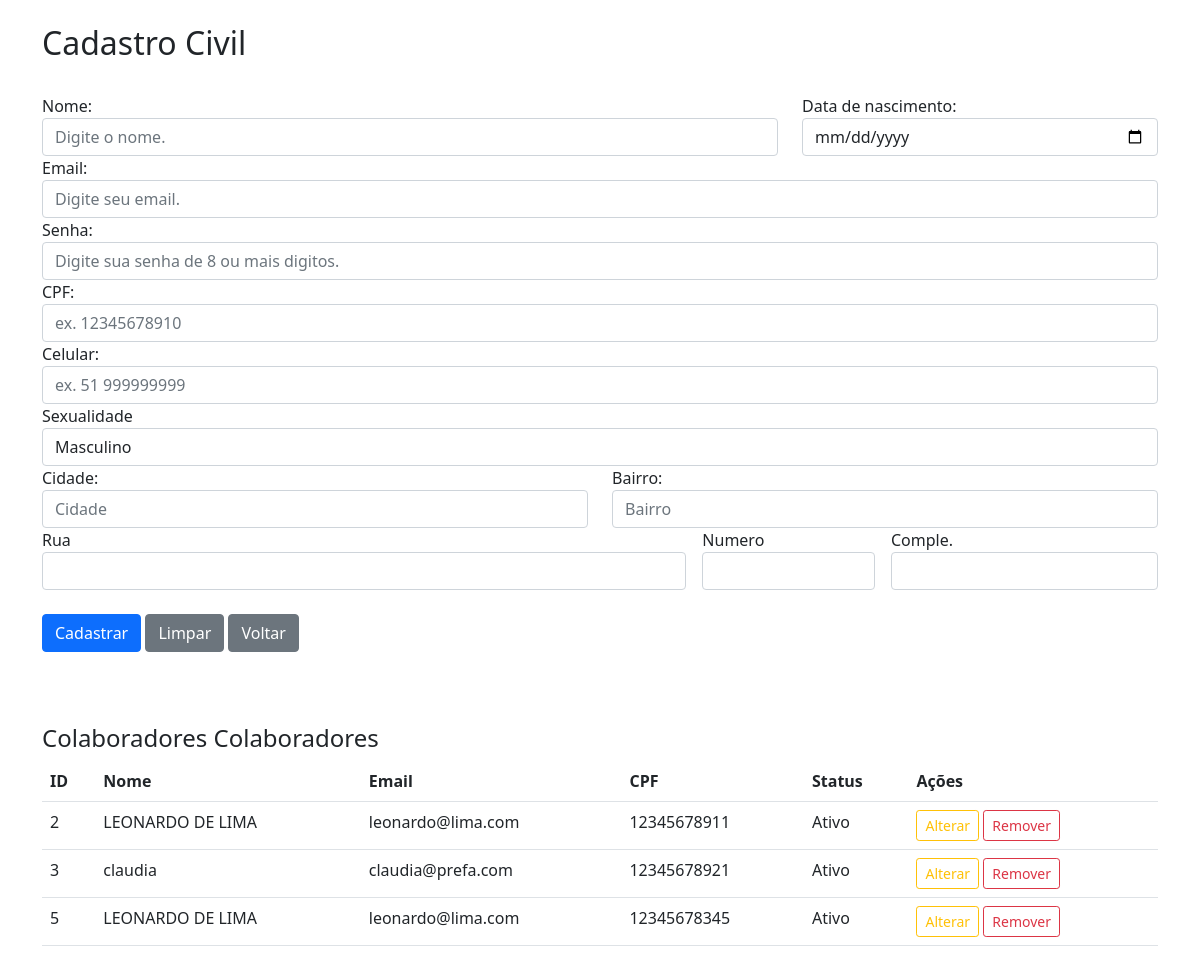
Screenshot of /cad_colab.php with the database file from the repository.
### tables this page shows
CREATE TABLE `colab` (
  `id_colab` int NOT NULL,
  `nome` varchar(100) NOT NULL,
  `nascimento` varchar(20) NOT NULL,
  `email` varchar(100) NOT NULL,
  `senha` varchar(40) NOT NULL,
  `cpf` bigint NOT NULL,
  `celular` bigint NOT NULL,
  `sexo` varchar(18) NOT NULL,
  `cidade` varchar(50) NOT NULL,
  `bairro` varchar(50) NOT NULL,
  `rua` varchar(100) NOT NULL,
  `numero` int NOT NULL,
  `complemento` varchar(20) DEFAULT NULL,
  `data_inicial` timestamp NOT NULL DEFAULT CURRENT_TIMESTAMP,
  `situacao` enum('Ativo','Nao_Ativo') NOT NULL
);

### cad_colab.php (called while the page is built, shortened)
<?php
    include("form_colab.php");
?>

### consulta_colab.php (called while the page is built, shortened)
<?php
    try{
        include('conexao_db.php');
        $consulta = $conn->prepare("SELECT * FROM colab WHERE situacao = 'Ativo'");
        $consulta->execute();
        $colab = $consulta->fetchAll();
    }catch(PDOException $e) {
        $resultado["msg"] = "Erro no banco de dados.";
        $resultado["cod"] = 0;
        $resultado["style"] = "alert-danger";
    }

### form_colab.php (the view, shortened to what this page needs)
<!DOCTYPE html>
<html lang="pt-br">
<head>
    <link href="https://cdn.jsdelivr.net/npm/bootstrap@5.1.3/dist/css/bootstrap.min.css" rel="stylesheet";>
</head>
<body>
    <br>
    <div class="container">
    <h2>Cadastro Civil</h2>
        <form name= "formulario" action="cad_colab.php" method=POST>
            <br>
            <div class="row">
                <div class="col-sm-8">
                    <label for="nome">Nome:</label>
                    <input type="text" required class="form-control" name="nome" id="nome" placeholder="Digite o nome.">
                </div>
                <div class="col-sm-4">
                    <label for="nascimento">Data de nascimento:</label>
                    <input type="date" required class="form-control" name="nascimento" id="nascimento">
                </div>
            </div>
            <div class="form-group">
            <label for="email">Email:</label>
            <input type="text" required class="form-control" name="email" id="email" placeholder="Digite seu email.">
            </div>
            <div class="form-group">
                <label for="senha">Senha:</label>
                <input type="password" required class="form-control" name="senha" id="senha" placeholder="Digite sua senha de 8 ou mais digitos.">
            <div class="from-group">
                <label for="cpf">CPF:</label>
                <input type="number" required class="form-control" name="cpf" id="cpf" placeholder="ex. 12345678910">
            </div>
            <div class="from-group">
                <label for="celular">Celular:</label>
                <input type="number" required class="form-control" name="celular" id="celular" placeholder="ex. 51 999999999">
            </div>
            <div>
                <label for="sexo">Sexualidade</label>
                <select name="sexo" id="sexo"  class="form-control" required placeholder="Selecione">
                <option value='Masculino'>Masculino</option>
                </select>
            </div>
            <div class="row">
                <div class="col">
                    <label for="cidade">Cidade:</label>
                    <input type="text" required class="form-control" name="cidade" id="cidade" placeholder="Cidade">
                </div>
                <div class="col">
                    <label for="bairro">Bairro:</label>
                    <input type="text" required class="form-control" name="bairro" id="bairro" placeholder="Bairro">
                </div>
            </div>
            <div class="row g-3">
                <div class="col-sm-7">
                    <label for="rua">Rua</label>
                    <input type="text" required class="form-control" name="rua" id="rua">
                </div>
                <div class="col-sm-2">
                    <label for="numero">Numero</label>
                    <input type="number" required class="form-control" name="numero" id="numero">
                </div>
                <div class="col-sm-3">
                    <label for="complemento">Comple.</label>
                    <input type="text" class="form-control" name="complemento" id="complemento">
                </div>
            </div>
            <br>
            <button type="submit" class="btn btn-primary">Cadastrar</button>
            <a href="\sys_protocol\form_colab.php" class="btn btn-secondary" tabindex="-1" role="button" aria-disabled="true">Limpar</a>
            <a href="\sys_protocol\pagina_inicial.php" class="btn btn-secondary" tabindex="-1" role="button" aria-disabled="true">Voltar</a>
            <br>
        </form>
        <br><br><br>
        <h4>Colaboradores Colaboradores</h4>
            <?php include("consulta_colab.php");?>
            <table class="table">
                <tr>
                    <th>ID</th>
                    <th>Nome</th>
                    <th>Email</th>
                    <th>CPF</th>
                    <th>Status</th>
                    <th>Ações</th>
                </tr>
                <?php foreach($colab as $p): ?>
                <tr>
                    <td><?= $p["id_colab"];?></td>
                    <td><?= $p["nome"];?></td>
                    <td><?= $p["email"];?></td>
                    <td><?= $p["cpf"];?></td>
                    <td><?= $p["situacao"];?></td>
                    <td>
                        <button class="btn btn-outline-warning btn-sm">Alterar</button>
                        <a class="btn btn-outline-danger btn-sm" onclick="return confirm('Remover <?=$p['nome'];?>?');" href="remov_colab.php?id_colab=<?=$p['id_colab']?>">Remover</a>
                    </td>
                </tr>
                <?php endforeach; ?>
            </table>
    </div>
    <br><br><br><br><br><br><br><br>
</body>
</html>

### rows the page displays
colab: id_colab "2", nome "LEONARDO DE LIMA", email "leonardo@lima.com", cpf "12345678911", situacao "Ativo"
colab: id_colab "3", nome "claudia", email "claudia@prefa.com", cpf "12345678921", situacao "Ativo"
colab: id_colab "5", nome "LEONARDO DE LIMA", email "leonardo@lima.com", cpf "12345678345", situacao "Ativo"
